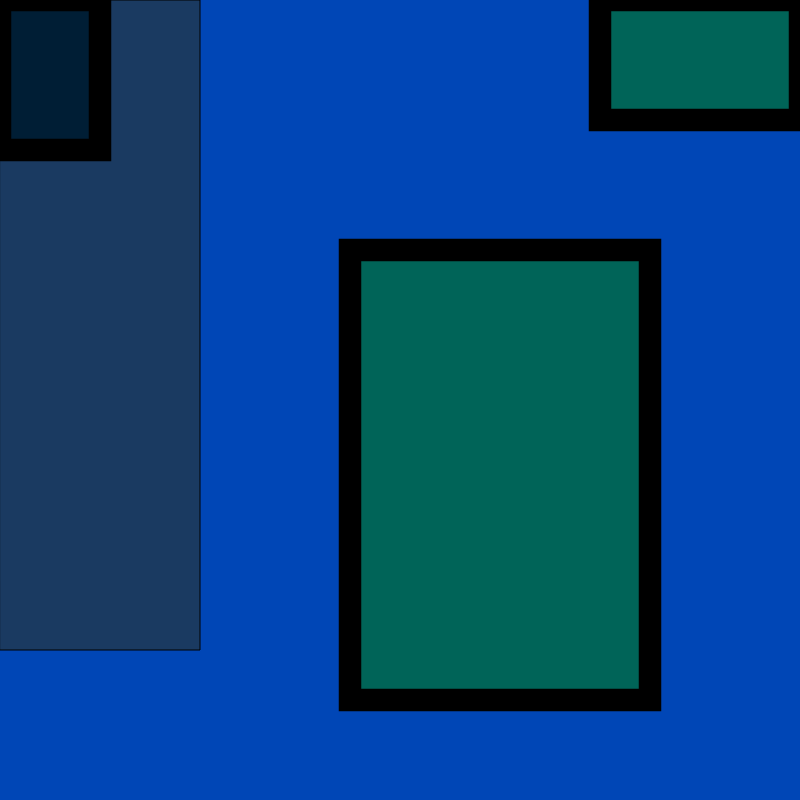
Frame 1 (no input)
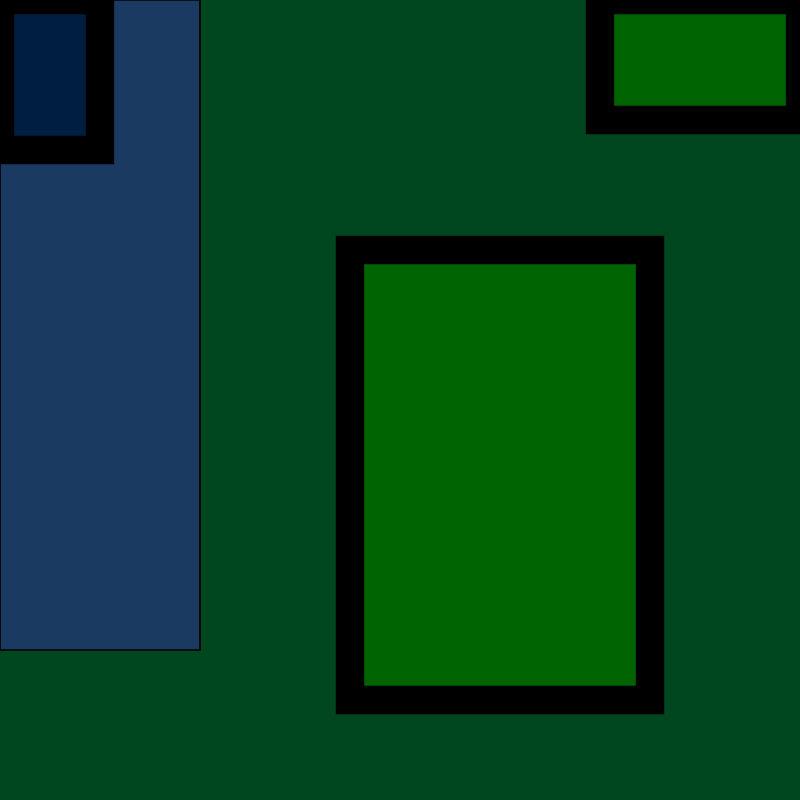
Frame 60 (no input)
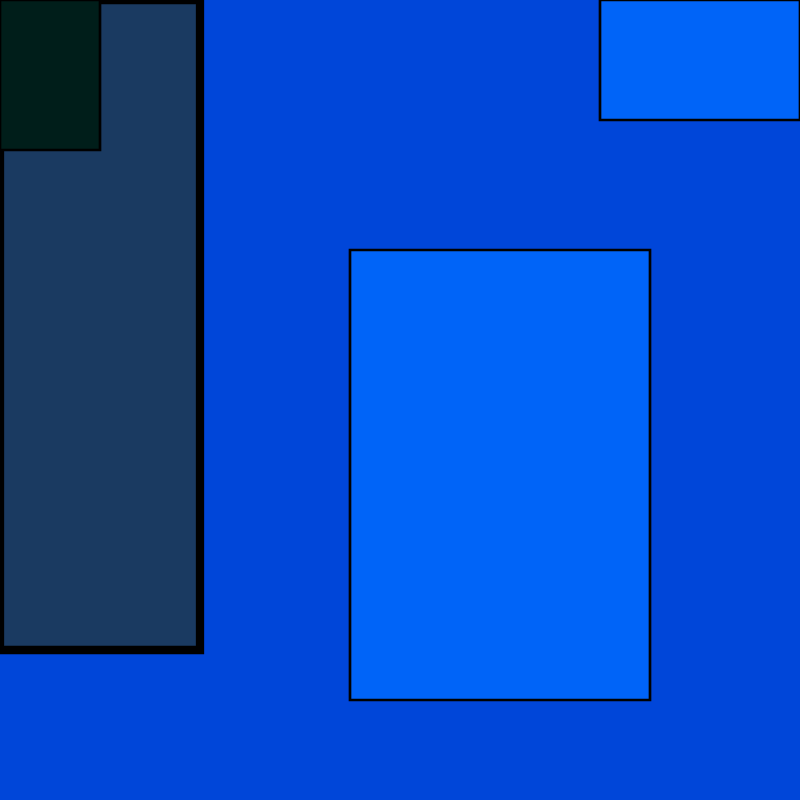
Frame 120 (the mouse pressed at the canvas centre since frame 60)

The p5.js sketch that drew these frames (run headless with seeded random() and noise() and a simulated clock; from frame 60 on, the mouse is pressed at the canvas centre):

// p5.js sketch
// ── sketch.js
 function setup() {
   createCanvas(800, 800)
   setInterval(setFrameRate, 3000)
 }

 function draw() {
   background(0, 70, (random(255)))
   fill(26, 58, 97)
   rect(0, 0, 200, 650)
   frameRate(60)
   fill(0, 30, (random(255)))
   strokeWeight(random(30))
   rect(0, 0, 100, 150)
   frameRate(30)
   fill(0, 100, (random(255)))
   rect(600, 0, 200, 120)
   rect(350, 250, 300, 450)
   fill(26, 58, 97)
 }

 function setFrameRate() {

   frameRate(random(30))
 }
